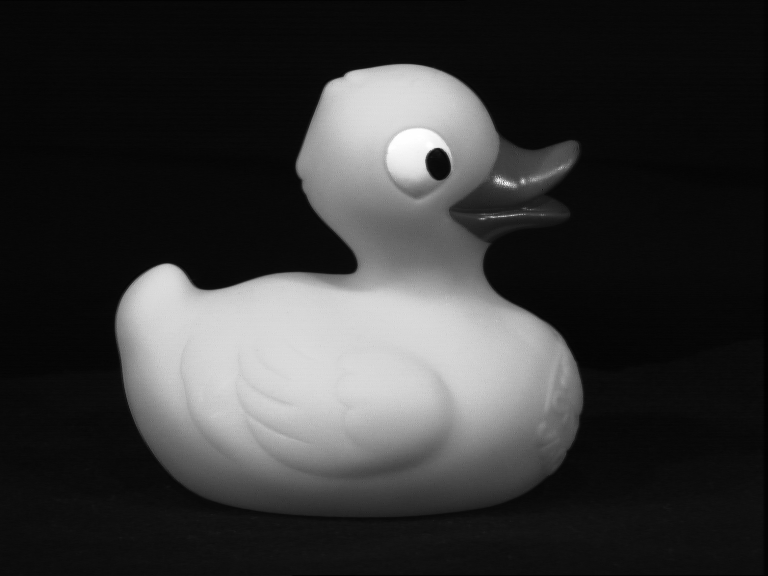
#> input picture 1.PNG, 768 x 576 px
$ python Q4_final.py
#> lines starting #> are read from the running program, lines starting #| are printed output that depends on the picture; after the words box and inside, x2 and y2 are one past the last pixel; in counts of white or black regions, pixels touching at a corner belong together
import cv2
import numpy as np
from PIL import Image
import os

image_paths = [
    "../1.PNG",
    "../2.PNG",
    "../3.PNG",
    "../4.PNG",
    "../5.PNG",
    "../6.PNG",
    "../7.PNG",
    "../8.PNG",
    "../9.PNG",
    "../10.PNG",
]
output_file = "hu_moments.txt"

with open(output_file, 'w') as f:
    f.write("Image Name,Hu1,Hu2,Hu3,Hu4,Hu5,Hu6,Hu7\n")
    for image_path in image_paths:
        # Load the image
        image = Image.open(image_path).convert('L')
#> image is the input picture: PIL image 768x576 L; min 0, max 255, mean 53.9
        binary_image = (np.array(image) > 23).astype(int)  # Convert to binary (thresholding)
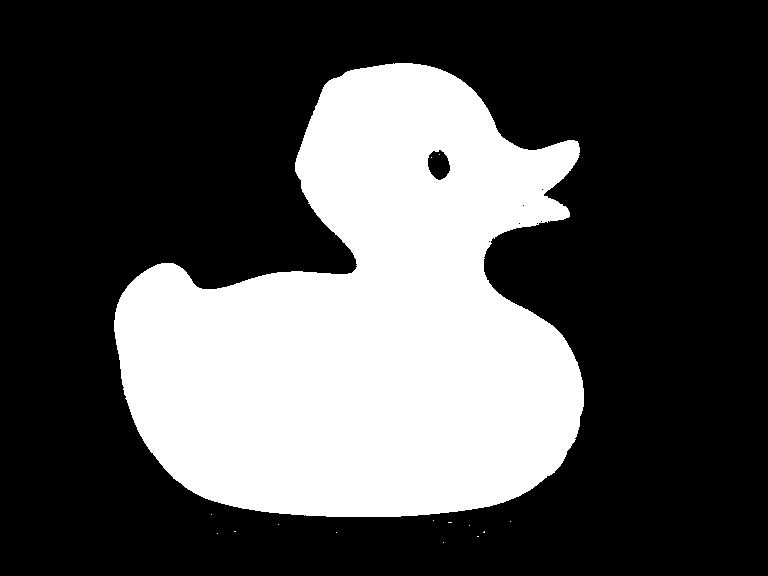
#> binary_image: shape (576, 768) int64; values 0 (black) and 1 (white), 31.4% white; 15 white regions (14 under 20 px), largest, box (x1, y1, x2, y2) and area: (114, 63, 584, 517) 138701

        # Convert binary image to uint8 type for OpenCV compatibility
        binary_image_uint8 = (binary_image * 255).astype(np.uint8)

        # Calculate moments
        moments = cv2.moments(binary_image_uint8)
#> moments = moments, m00 35374110, centre m10/m00, m01/m00 = (367.9, 326.6)

        # Calculate Hu Moments
        hu_moments = cv2.HuMoments(moments).flatten()
#> hu_moments = [0.000757, 2.14e-08, 9.94e-11, 3.94e-12, -8.77e-24, -2.88e-16, 7.75e-23]

        # Save Hu Moments to file
        image_name = image_path.split('/')[-1]  # Extract image name
        hu_moments_str = ",\n".join(map(str, hu_moments))
        f.write(f"{image_name},\n{hu_moments_str}\n")
        print(f"Hu Moments for {image_name} saved.")
#> pass 2 of the loop `for image_path in image_paths:`:
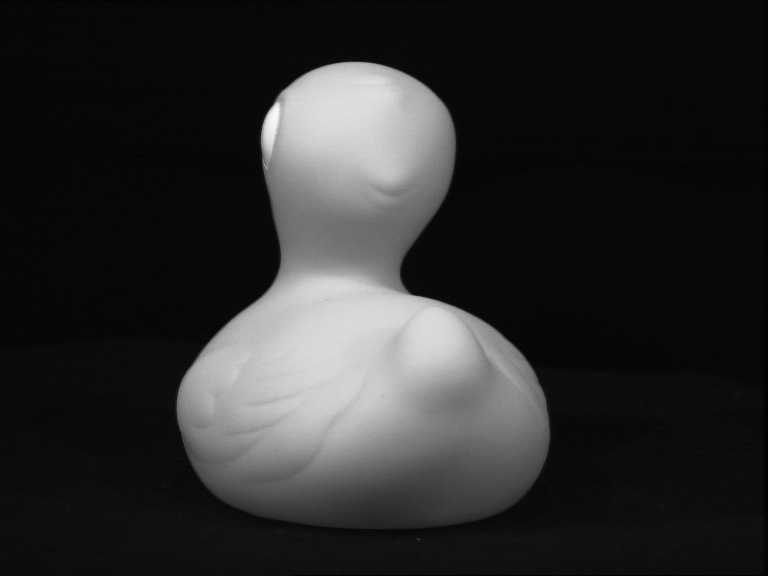
#> input picture 2.PNG, 768 x 576 px
#> image is the input picture: PIL image 768x576 L; min 1, max 249, mean 43.7
#> `binary_image = (np.array(image) > 23).astype(int)`:
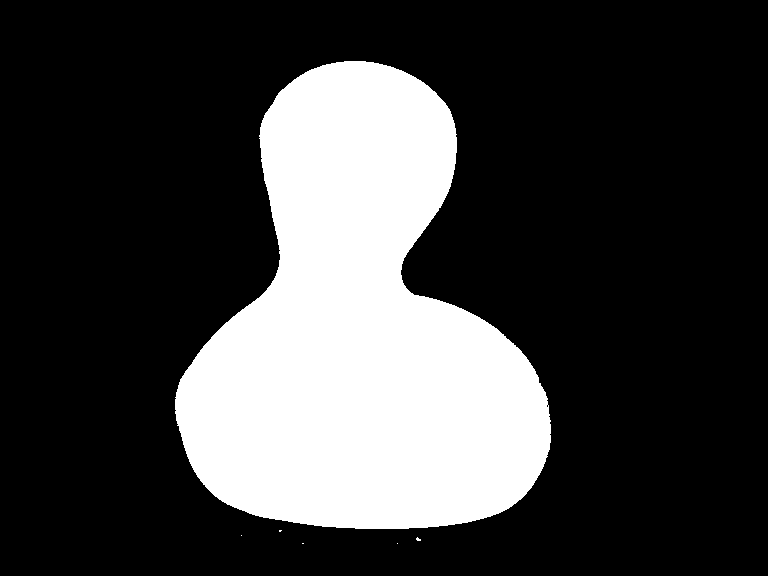
#> binary_image: shape (576, 768) int64; values 0 (black) and 1 (white), 25% white; 6 white regions (5 under 20 px), largest, box (x1, y1, x2, y2) and area: (175, 61, 551, 529) 110634
#> moments = moments, m00 28217280, centre m10/m00, m01/m00 = (359.8, 333.4)
#> hu_moments = [0.000824, 1.12e-07, 1.97e-10, 1.7e-11, 9.22e-22, 5.28e-15, -3.49e-22]
#> pass 3 of the loop `for image_path in image_paths:`:
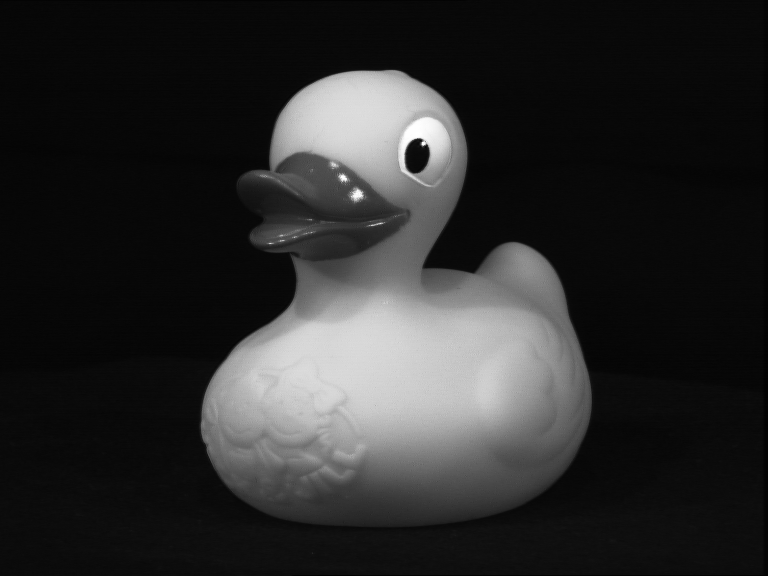
#> input picture 3.PNG, 768 x 576 px
#> image is the input picture: PIL image 768x576 L; min 1, max 255, mean 43.3
#> `binary_image = (np.array(image) > 23).astype(int)`:
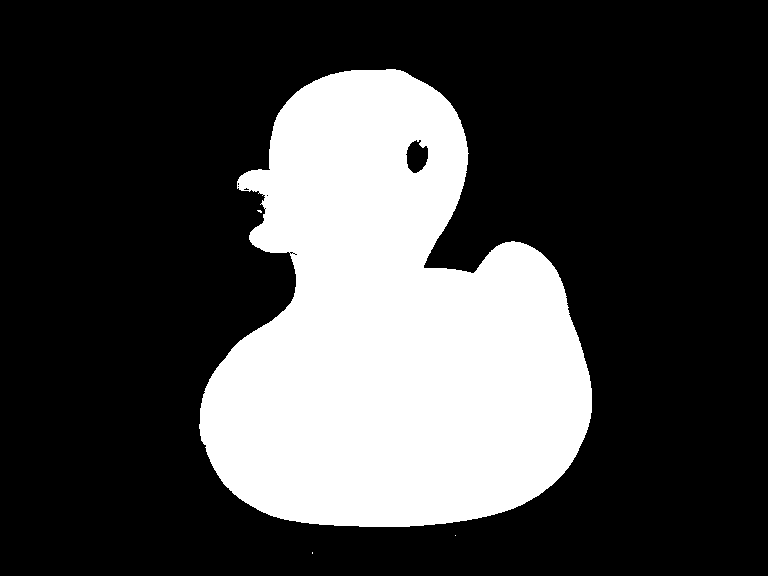
#> binary_image: shape (576, 768) int64; values 0 (black) and 1 (white), 27.3% white; 4 white regions (3 under 20 px), largest, box (x1, y1, x2, y2) and area: (199, 69, 592, 527) 120958
#> moments = moments, m00 30847605, centre m10/m00, m01/m00 = (390.6, 331.2)
#> hu_moments = [0.000742, 4.3e-08, 1.03e-10, 5.61e-12, 1.33e-22, 1.16e-15, 2.04e-23]
#> (the run stopped early here; a loop or call above may not have finished)
